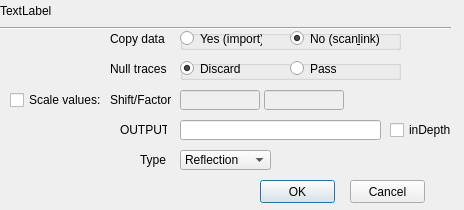
<?xml version="1.0" encoding="UTF-8"?>
<ui version="4.0">
 <class>segy_import_two_Dialog</class>
 <widget class="QDialog" name="segy_import_two_Dialog">
  <property name="geometry">
   <rect>
    <x>0</x>
    <y>0</y>
    <width>464</width>
    <height>210</height>
   </rect>
  </property>
  <property name="windowTitle">
   <string>Import 3D Volume</string>
  </property>
  <widget class="QLabel" name="file_label">
   <property name="geometry">
    <rect>
     <x>0</x>
     <y>0</y>
     <width>491</width>
     <height>22</height>
    </rect>
   </property>
   <property name="text">
    <string>TextLabel</string>
   </property>
  </widget>
  <widget class="Line" name="line">
   <property name="geometry">
    <rect>
     <x>0</x>
     <y>20</y>
     <width>451</width>
     <height>16</height>
    </rect>
   </property>
   <property name="orientation">
    <enum>Qt::Horizontal</enum>
   </property>
  </widget>
  <widget class="QLabel" name="label">
   <property name="geometry">
    <rect>
     <x>110</x>
     <y>30</y>
     <width>61</width>
     <height>17</height>
    </rect>
   </property>
   <property name="text">
    <string>Copy data</string>
   </property>
  </widget>
  <widget class="QLabel" name="label_2">
   <property name="geometry">
    <rect>
     <x>110</x>
     <y>60</y>
     <width>61</width>
     <height>17</height>
    </rect>
   </property>
   <property name="text">
    <string>Null traces</string>
   </property>
  </widget>
  <widget class="QCheckBox" name="checkBox">
   <property name="geometry">
    <rect>
     <x>10</x>
     <y>90</y>
     <width>91</width>
     <height>20</height>
    </rect>
   </property>
   <property name="text">
    <string>Scale values:</string>
   </property>
  </widget>
  <widget class="QLineEdit" name="lineEdit">
   <property name="enabled">
    <bool>false</bool>
   </property>
   <property name="geometry">
    <rect>
     <x>180</x>
     <y>90</y>
     <width>80</width>
     <height>20</height>
    </rect>
   </property>
  </widget>
  <widget class="QLineEdit" name="lineEdit_2">
   <property name="enabled">
    <bool>false</bool>
   </property>
   <property name="geometry">
    <rect>
     <x>264</x>
     <y>90</y>
     <width>80</width>
     <height>20</height>
    </rect>
   </property>
  </widget>
  <widget class="QLabel" name="label_3">
   <property name="geometry">
    <rect>
     <x>110</x>
     <y>90</y>
     <width>61</width>
     <height>20</height>
    </rect>
   </property>
   <property name="text">
    <string>Shift/Factor</string>
   </property>
  </widget>
  <widget class="QLabel" name="label_4">
   <property name="geometry">
    <rect>
     <x>120</x>
     <y>120</y>
     <width>47</width>
     <height>20</height>
    </rect>
   </property>
   <property name="text">
    <string>OUTPUT</string>
   </property>
  </widget>
  <widget class="QLineEdit" name="output_lineEdit">
   <property name="geometry">
    <rect>
     <x>180</x>
     <y>120</y>
     <width>201</width>
     <height>20</height>
    </rect>
   </property>
   <property name="text">
    <string/>
   </property>
   <property name="placeholderText">
    <string/>
   </property>
  </widget>
  <widget class="QCheckBox" name="indepth_checkBox">
   <property name="geometry">
    <rect>
     <x>390</x>
     <y>120</y>
     <width>71</width>
     <height>20</height>
    </rect>
   </property>
   <property name="text">
    <string>inDepth</string>
   </property>
  </widget>
  <widget class="QComboBox" name="type_comboBox">
   <property name="geometry">
    <rect>
     <x>180</x>
     <y>150</y>
     <width>91</width>
     <height>20</height>
    </rect>
   </property>
   <item>
    <property name="text">
     <string>Reflection</string>
    </property>
   </item>
   <item>
    <property name="text">
     <string>Velocity</string>
    </property>
   </item>
   <item>
    <property name="text">
     <string>Density</string>
    </property>
   </item>
   <item>
    <property name="text">
     <string>Pressure</string>
    </property>
   </item>
  </widget>
  <widget class="QLabel" name="label_5">
   <property name="geometry">
    <rect>
     <x>140</x>
     <y>150</y>
     <width>31</width>
     <height>20</height>
    </rect>
   </property>
   <property name="text">
    <string>Type</string>
   </property>
  </widget>
  <widget class="QPushButton" name="okButton">
   <property name="geometry">
    <rect>
     <x>260</x>
     <y>180</y>
     <width>75</width>
     <height>23</height>
    </rect>
   </property>
   <property name="text">
    <string>OK</string>
   </property>
  </widget>
  <widget class="QPushButton" name="cancelButton">
   <property name="geometry">
    <rect>
     <x>350</x>
     <y>180</y>
     <width>75</width>
     <height>23</height>
    </rect>
   </property>
   <property name="text">
    <string>Cancel</string>
   </property>
  </widget>
  <widget class="QGroupBox" name="groupBox">
   <property name="geometry">
    <rect>
     <x>180</x>
     <y>30</y>
     <width>221</width>
     <height>20</height>
    </rect>
   </property>
   <property name="title">
    <string/>
   </property>
   <widget class="QRadioButton" name="radioButton_2">
    <property name="geometry">
     <rect>
      <x>110</x>
      <y>0</y>
      <width>111</width>
      <height>17</height>
     </rect>
    </property>
    <property name="text">
     <string>No (scan&amp;link)</string>
    </property>
    <property name="checked">
     <bool>true</bool>
    </property>
   </widget>
   <widget class="QRadioButton" name="radioButton">
    <property name="geometry">
     <rect>
      <x>0</x>
      <y>0</y>
      <width>82</width>
      <height>17</height>
     </rect>
    </property>
    <property name="text">
     <string>Yes (import)</string>
    </property>
   </widget>
  </widget>
  <widget class="QGroupBox" name="groupBox_2">
   <property name="geometry">
    <rect>
     <x>180</x>
     <y>60</y>
     <width>221</width>
     <height>20</height>
    </rect>
   </property>
   <property name="title">
    <string/>
   </property>
   <widget class="QRadioButton" name="radioButton_3">
    <property name="geometry">
     <rect>
      <x>110</x>
      <y>0</y>
      <width>111</width>
      <height>17</height>
     </rect>
    </property>
    <property name="text">
     <string>Pass</string>
    </property>
   </widget>
   <widget class="QRadioButton" name="radioButton_4">
    <property name="geometry">
     <rect>
      <x>0</x>
      <y>0</y>
      <width>82</width>
      <height>17</height>
     </rect>
    </property>
    <property name="text">
     <string>Discard</string>
    </property>
    <property name="checked">
     <bool>true</bool>
    </property>
   </widget>
  </widget>
 </widget>
 <resources/>
 <connections>
  <connection>
   <sender>cancelButton</sender>
   <signal>clicked()</signal>
   <receiver>segy_import_two_Dialog</receiver>
   <slot>close()</slot>
   <hints>
    <hint type="sourcelabel">
     <x>387</x>
     <y>191</y>
    </hint>
    <hint type="destinationlabel">
     <x>250</x>
     <y>110</y>
    </hint>
   </hints>
  </connection>
  <connection>
   <sender>okButton</sender>
   <signal>clicked()</signal>
   <receiver>segy_import_two_Dialog</receiver>
   <slot>accept()</slot>
   <hints>
    <hint type="sourcelabel">
     <x>297</x>
     <y>191</y>
    </hint>
    <hint type="destinationlabel">
     <x>231</x>
     <y>104</y>
    </hint>
   </hints>
  </connection>
 </connections>
</ui>
